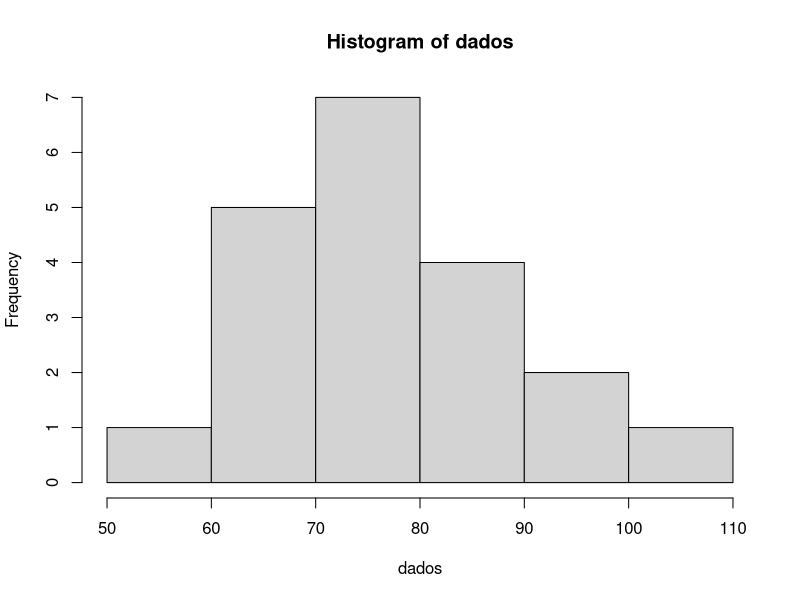
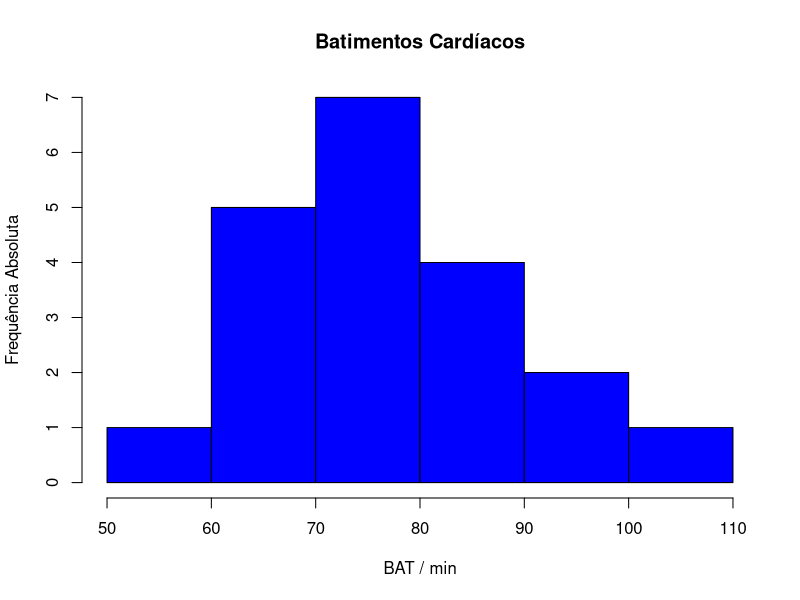

The R script that drew these images, in order: (Note: this script raises an error after producing the figures.)
## ---- chunk 1
knitr::opts_chunk$set(echo = TRUE)
library(tidyverse)
## ---- chunk 2
dados  <- c ( 68 , 70 , 72 , 58 , 90 , 110 , 68 , 70 , 72 , 80 ,
             80 , 67 , 90 , 94 , 100 , 80 , 75 , 79 , 84 , 90 )
  ( 110 : 58 )
## ---- chunk 3
hist ( dados )
hist ( dados , ylab  =  " Frequência Absoluta " , xlab  =  " BAT / min " , col  =  " blue " , main  =  " Batimentos Cardíacos " )
## ---- chunk 4
frango_dieta. <- read_csv("dados/brutos/frango_dieta.csv")
View(frango_dieta.)
## ---- chunk 5
mean(frango_dieta$peso)
## ---- chunk 6
sd(frango_dieta$peso)
## ---- chunk 7
# ------------------------------------------------- --------
N <- 1000
x <- rnbinom(N, 4, .5)
hist(
x,
xlim = c(min(x), max(x)),
probability = T,
nclass = max(x) - min(x) + 1,
col = 'lightblue', xlab = ' ', ylab = ' ', axes = F,
main = 'Positive Skewed'
)
lines(density(x, bw = 1), col = 'red', lwd = 3)
# ------------------------------------------------- --------
## ---- chunk 8
dados_co2. <- read_csv("dados/brutos/dados_co2.csv")
View(dados_co2.)
## ---- chunk 9
dados_co2. %>%                
pivot_longer(
1:13,                
names_to = "ano",    
values_to = "dez")
## ---- chunk 10
dados_co2 <- read_csv("dados/brutos/dados_co2.csv")
View(dados_co2)
## ---- chunk 11
dados_co2 %>%  
  pivot_longer(
    !ano,
    names_to = "mes",
    values_to = "ppm"
  )
## ---- chunk 12
write_csv(dados_co2_tidy,"dados/tidy/dados_co2_tidy.csv")
## ---- chunk 13
co2_tidy <-  read_csv("dados/tidy/dados_co2_tidy.csv")
View(co2_tidy)
## ---- chunk 14
#-------------------------------------------
co2_tidy %>% # conjunto de dados
group_by(ano) %>% # agrupa por ano
summarise(media = round(mean(ppm), 2)) %>% # calcula a média da variavel ppm em cada grupo
ggplot(aes(ano, media, group = 1)) + # cria o gráfico
geom_line(color = "blue", size = 1)
#-------------------------------------------
## ---- chunk 15
tabela_1 <- read_csv("dados/brutos/tabela_1.csv")
View(tabela_1)
## ---- chunk 16
tibble(
  nome = c("Ana", "Ludimilla", "Cristina", "Tereza", "Patrícia", "Mariana", "Ana Paula", "Dirce"),
  altura = c("155", "158", "162", "168", "170", "170", "172", "173"),
  peso = c("50", "61", "65", "68", "69", "65", "82", "79")
)
## ---- chunk 17
plot(tabela_1$"peso", tabela_1$"altura" , col = "blue", xlab = "altura", ylab = "peso", main = "tabela 1")
